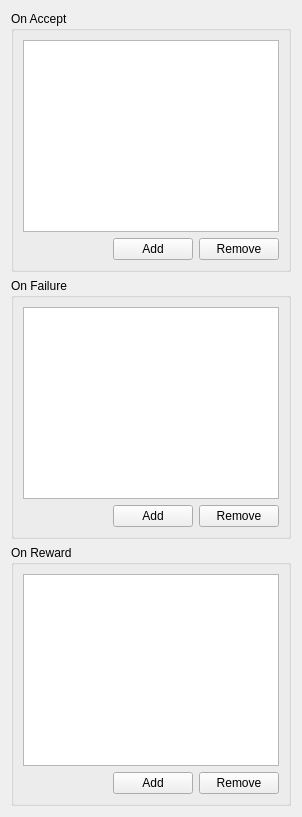
              <widget class="QWidget" name="tab_22">
               <attribute name="title">
                <string>Trigger</string>
               </attribute>
               <layout class="QVBoxLayout" name="verticalLayout_47">
                <item>
                 <widget class="QGroupBox" name="groupBox_8">
                  <property name="title">
                   <string>On Accept</string>
                  </property>
                  <property name="flat">
                   <bool>true</bool>
                  </property>
                  <layout class="QVBoxLayout" name="verticalLayout_46">
                   <item>
                    <widget class="QListWidget" name="questAcceptTriggerBox">
                     <property name="sizePolicy">
                      <sizepolicy hsizetype="Expanding" vsizetype="Expanding">
                       <horstretch>0</horstretch>
                       <verstretch>0</verstretch>
                      </sizepolicy>
                     </property>
                    </widget>
                   </item>
                   <item>
                    <layout class="QHBoxLayout" name="horizontalLayout_14">
                     <item>
                      <spacer name="horizontalSpacer_4">
                       <property name="orientation">
                        <enum>Qt::Horizontal</enum>
                       </property>
                       <property name="sizeHint" stdset="0">
                        <size>
                         <width>40</width>
                         <height>20</height>
                        </size>
                       </property>
                      </spacer>
                     </item>
                     <item>
                      <widget class="QPushButton" name="questAcceptAddTriggerBtn">
                       <property name="text">
                        <string>Add</string>
                       </property>
                      </widget>
                     </item>
                     <item>
                      <widget class="QPushButton" name="questAcceptRemoveTriggerBtn">
                       <property name="text">
                        <string>Remove</string>
                       </property>
                      </widget>
                     </item>
                    </layout>
                   </item>
                  </layout>
                 </widget>
                </item>
                <item>
                 <widget class="QGroupBox" name="groupBox_9">
                  <property name="title">
                   <string>On Failure</string>
                  </property>
                  <property name="flat">
                   <bool>true</bool>
                  </property>
                  <layout class="QVBoxLayout" name="verticalLayout_48">
                   <item>
                    <widget class="QListWidget" name="questFailureTriggerBox">
                     <property name="sizePolicy">
                      <sizepolicy hsizetype="Expanding" vsizetype="Expanding">
                       <horstretch>0</horstretch>
                       <verstretch>0</verstretch>
                      </sizepolicy>
                     </property>
                    </widget>
                   </item>
                   <item>
                    <layout class="QHBoxLayout" name="horizontalLayout_15">
                     <item>
                      <spacer name="horizontalSpacer_5">
                       <property name="orientation">
                        <enum>Qt::Horizontal</enum>
                       </property>
                       <property name="sizeHint" stdset="0">
                        <size>
                         <width>40</width>
                         <height>20</height>
                        </size>
                       </property>
                      </spacer>
                     </item>
                     <item>
                      <widget class="QPushButton" name="questFailureAddTriggerBtn">
                       <property name="text">
                        <string>Add</string>
                       </property>
                      </widget>
                     </item>
                     <item>
                      <widget class="QPushButton" name="questFailureRemoveTriggerBtn">
                       <property name="text">
                        <string>Remove</string>
                       </property>
                      </widget>
                     </item>
                    </layout>
                   </item>
                  </layout>
                 </widget>
                </item>
                <item>
                 <widget class="QGroupBox" name="groupBox_10">
                  <property name="title">
                   <string>On Reward</string>
                  </property>
                  <layout class="QVBoxLayout" name="verticalLayout_49">
                   <item>
                    <widget class="QListWidget" name="questRewardTriggerBox">
                     <property name="sizePolicy">
                      <sizepolicy hsizetype="Expanding" vsizetype="Expanding">
                       <horstretch>0</horstretch>
                       <verstretch>0</verstretch>
                      </sizepolicy>
                     </property>
                    </widget>
                   </item>
                   <item>
                    <layout class="QHBoxLayout" name="horizontalLayout_16">
                     <item>
                      <spacer name="horizontalSpacer_6">
                       <property name="orientation">
                        <enum>Qt::Horizontal</enum>
                       </property>
                       <property name="sizeHint" stdset="0">
                        <size>
                         <width>40</width>
                         <height>20</height>
                        </size>
                       </property>
                      </spacer>
                     </item>
                     <item>
                      <widget class="QPushButton" name="questRewardAddTriggerBtn">
                       <property name="text">
                        <string>Add</string>
                       </property>
                      </widget>
                     </item>
                     <item>
                      <widget class="QPushButton" name="questRewardRemoveTriggerBtn">
                       <property name="text">
                        <string>Remove</string>
                       </property>
                      </widget>
                     </item>
                    </layout>
                   </item>
                  </layout>
                 </widget>
                </item>
               </layout>
              </widget>
